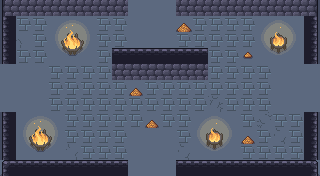

Below is a game level as drawn by its tile map, then a one-line description and the .tmx file that defines it, in full:
An orthogonal 20x11 tile map with 16x16 px tiles, 6 tile layers (ground, dressing, decor, walls, ...), 5 tilesets and 12 objects (6x PROP, 5x ENTRY, CHEST).

<map version="1.10" tiledversion="1.10.2" orientation="orthogonal" renderorder="right-down" width="20" height="11" tilewidth="16" tileheight="16" infinite="0" nextlayerid="8" nextobjectid="13">
 <tileset firstgid="1" name="wall" tilewidth="16" tileheight="16" tilecount="493" columns="17">
  <image source="../../../gfx/tiles/cove/walls_floor.png" width="272" height="464" />
 </tileset>
 <tileset firstgid="494" name="cracks" tilewidth="16" tileheight="16" tilecount="120" columns="8">
  <image source="../../../gfx/tiles/cove/cracks_floor.png" width="128" height="240" />
 </tileset>
 <tileset firstgid="614" name="wallcracks" tilewidth="16" tileheight="16" tilecount="256" columns="8">
  <image source="../../../gfx/tiles/cove/cracks_walls.png" width="128" height="512" />
 </tileset>
 <tileset firstgid="870" name="objects" tilewidth="16" tileheight="16" tilecount="216" columns="24">
  <image source="../../../gfx/tiles/cove/objects.png" width="384" height="144" />
 </tileset>
 <tileset firstgid="1086" name="fire" tilewidth="16" tileheight="16" tilecount="198" columns="11">
  <image source="../../../gfx/tiles/cove/fire.png" width="176" height="288" />
  <tile id="0">
   <animation>
    <frame tileid="0" duration="150" />
    <frame tileid="33" duration="150" />
    <frame tileid="66" duration="150" />
    <frame tileid="99" duration="150" />
    <frame tileid="132" duration="150" />
    <frame tileid="165" duration="150" />
   </animation>
  </tile>
  <tile id="1">
   <animation>
    <frame tileid="1" duration="150" />
    <frame tileid="34" duration="150" />
    <frame tileid="67" duration="150" />
    <frame tileid="100" duration="150" />
    <frame tileid="133" duration="150" />
    <frame tileid="166" duration="150" />
   </animation>
  </tile>
  <tile id="2">
   <animation>
    <frame tileid="2" duration="150" />
    <frame tileid="35" duration="150" />
    <frame tileid="68" duration="150" />
    <frame tileid="101" duration="150" />
    <frame tileid="134" duration="150" />
    <frame tileid="167" duration="150" />
   </animation>
  </tile>
  <tile id="3">
   <animation>
    <frame tileid="3" duration="150" />
    <frame tileid="36" duration="150" />
    <frame tileid="69" duration="150" />
    <frame tileid="102" duration="150" />
    <frame tileid="135" duration="150" />
    <frame tileid="168" duration="150" />
   </animation>
  </tile>
  <tile id="4">
   <animation>
    <frame tileid="4" duration="150" />
    <frame tileid="37" duration="150" />
    <frame tileid="70" duration="150" />
    <frame tileid="103" duration="150" />
    <frame tileid="136" duration="150" />
    <frame tileid="169" duration="150" />
   </animation>
  </tile>
  <tile id="5">
   <animation>
    <frame tileid="5" duration="150" />
    <frame tileid="38" duration="150" />
    <frame tileid="71" duration="150" />
    <frame tileid="104" duration="150" />
    <frame tileid="137" duration="150" />
    <frame tileid="170" duration="150" />
   </animation>
  </tile>
  <tile id="6">
   <animation>
    <frame tileid="6" duration="150" />
    <frame tileid="39" duration="150" />
    <frame tileid="72" duration="150" />
    <frame tileid="105" duration="150" />
    <frame tileid="138" duration="150" />
    <frame tileid="171" duration="150" />
   </animation>
  </tile>
  <tile id="7">
   <animation>
    <frame tileid="7" duration="150" />
    <frame tileid="40" duration="150" />
    <frame tileid="73" duration="150" />
    <frame tileid="106" duration="150" />
    <frame tileid="139" duration="150" />
    <frame tileid="172" duration="150" />
   </animation>
  </tile>
  <tile id="8">
   <animation>
    <frame tileid="8" duration="150" />
    <frame tileid="41" duration="150" />
    <frame tileid="74" duration="150" />
    <frame tileid="107" duration="150" />
    <frame tileid="140" duration="150" />
    <frame tileid="173" duration="150" />
   </animation>
  </tile>
  <tile id="9">
   <animation>
    <frame tileid="9" duration="150" />
    <frame tileid="42" duration="150" />
    <frame tileid="75" duration="150" />
    <frame tileid="108" duration="150" />
    <frame tileid="141" duration="150" />
    <frame tileid="174" duration="150" />
   </animation>
  </tile>
  <tile id="10">
   <animation>
    <frame tileid="10" duration="150" />
    <frame tileid="43" duration="150" />
    <frame tileid="76" duration="150" />
    <frame tileid="109" duration="150" />
    <frame tileid="142" duration="150" />
    <frame tileid="175" duration="150" />
   </animation>
  </tile>
  <tile id="11">
   <animation>
    <frame tileid="11" duration="150" />
    <frame tileid="44" duration="150" />
    <frame tileid="77" duration="150" />
    <frame tileid="110" duration="150" />
    <frame tileid="143" duration="150" />
    <frame tileid="176" duration="150" />
   </animation>
  </tile>
  <tile id="12">
   <animation>
    <frame tileid="12" duration="150" />
    <frame tileid="45" duration="150" />
    <frame tileid="78" duration="150" />
    <frame tileid="111" duration="150" />
    <frame tileid="144" duration="150" />
    <frame tileid="177" duration="150" />
   </animation>
  </tile>
  <tile id="13">
   <animation>
    <frame tileid="13" duration="150" />
    <frame tileid="46" duration="150" />
    <frame tileid="79" duration="150" />
    <frame tileid="112" duration="150" />
    <frame tileid="145" duration="150" />
    <frame tileid="178" duration="150" />
   </animation>
  </tile>
  <tile id="14">
   <animation>
    <frame tileid="14" duration="150" />
    <frame tileid="47" duration="150" />
    <frame tileid="80" duration="150" />
    <frame tileid="113" duration="150" />
    <frame tileid="146" duration="150" />
    <frame tileid="179" duration="150" />
   </animation>
  </tile>
  <tile id="15">
   <animation>
    <frame tileid="15" duration="150" />
    <frame tileid="48" duration="150" />
    <frame tileid="81" duration="150" />
    <frame tileid="114" duration="150" />
    <frame tileid="147" duration="150" />
    <frame tileid="180" duration="150" />
   </animation>
  </tile>
  <tile id="16">
   <animation>
    <frame tileid="16" duration="150" />
    <frame tileid="49" duration="150" />
    <frame tileid="82" duration="150" />
    <frame tileid="115" duration="150" />
    <frame tileid="148" duration="150" />
    <frame tileid="181" duration="150" />
   </animation>
  </tile>
  <tile id="17">
   <animation>
    <frame tileid="17" duration="150" />
    <frame tileid="50" duration="150" />
    <frame tileid="83" duration="150" />
    <frame tileid="116" duration="150" />
    <frame tileid="149" duration="150" />
    <frame tileid="182" duration="150" />
   </animation>
  </tile>
  <tile id="18">
   <animation>
    <frame tileid="18" duration="150" />
    <frame tileid="51" duration="150" />
    <frame tileid="84" duration="150" />
    <frame tileid="117" duration="150" />
    <frame tileid="150" duration="150" />
    <frame tileid="183" duration="150" />
   </animation>
  </tile>
  <tile id="19">
   <animation>
    <frame tileid="19" duration="150" />
    <frame tileid="52" duration="150" />
    <frame tileid="85" duration="150" />
    <frame tileid="118" duration="150" />
    <frame tileid="151" duration="150" />
    <frame tileid="184" duration="150" />
   </animation>
  </tile>
  <tile id="20">
   <animation>
    <frame tileid="20" duration="150" />
    <frame tileid="53" duration="150" />
    <frame tileid="86" duration="150" />
    <frame tileid="119" duration="150" />
    <frame tileid="152" duration="150" />
    <frame tileid="185" duration="150" />
   </animation>
  </tile>
  <tile id="21">
   <animation>
    <frame tileid="21" duration="150" />
    <frame tileid="54" duration="150" />
    <frame tileid="87" duration="150" />
    <frame tileid="120" duration="150" />
    <frame tileid="153" duration="150" />
    <frame tileid="186" duration="150" />
   </animation>
  </tile>
  <tile id="22">
   <animation>
    <frame tileid="22" duration="150" />
    <frame tileid="55" duration="150" />
    <frame tileid="88" duration="150" />
    <frame tileid="121" duration="150" />
    <frame tileid="154" duration="150" />
    <frame tileid="187" duration="150" />
   </animation>
  </tile>
  <tile id="23">
   <animation>
    <frame tileid="23" duration="150" />
    <frame tileid="56" duration="150" />
    <frame tileid="89" duration="150" />
    <frame tileid="122" duration="150" />
    <frame tileid="155" duration="150" />
    <frame tileid="188" duration="150" />
   </animation>
  </tile>
  <tile id="24">
   <animation>
    <frame tileid="24" duration="150" />
    <frame tileid="57" duration="150" />
    <frame tileid="90" duration="150" />
    <frame tileid="123" duration="150" />
    <frame tileid="156" duration="150" />
    <frame tileid="189" duration="150" />
   </animation>
  </tile>
  <tile id="25">
   <animation>
    <frame tileid="25" duration="150" />
    <frame tileid="58" duration="150" />
    <frame tileid="91" duration="150" />
    <frame tileid="124" duration="150" />
    <frame tileid="157" duration="150" />
    <frame tileid="190" duration="150" />
   </animation>
  </tile>
  <tile id="26">
   <animation>
    <frame tileid="26" duration="150" />
    <frame tileid="59" duration="150" />
    <frame tileid="92" duration="150" />
    <frame tileid="125" duration="150" />
    <frame tileid="158" duration="150" />
    <frame tileid="191" duration="150" />
   </animation>
  </tile>
  <tile id="27">
   <animation>
    <frame tileid="27" duration="150" />
    <frame tileid="60" duration="150" />
    <frame tileid="93" duration="150" />
    <frame tileid="126" duration="150" />
    <frame tileid="159" duration="150" />
    <frame tileid="192" duration="150" />
   </animation>
  </tile>
  <tile id="28">
   <animation>
    <frame tileid="28" duration="150" />
    <frame tileid="61" duration="150" />
    <frame tileid="94" duration="150" />
    <frame tileid="127" duration="150" />
    <frame tileid="160" duration="150" />
    <frame tileid="193" duration="150" />
   </animation>
  </tile>
  <tile id="29">
   <animation>
    <frame tileid="29" duration="150" />
    <frame tileid="62" duration="150" />
    <frame tileid="95" duration="150" />
    <frame tileid="128" duration="150" />
    <frame tileid="161" duration="150" />
    <frame tileid="194" duration="150" />
   </animation>
  </tile>
  <tile id="30">
   <animation>
    <frame tileid="30" duration="150" />
    <frame tileid="63" duration="150" />
    <frame tileid="96" duration="150" />
    <frame tileid="129" duration="150" />
    <frame tileid="162" duration="150" />
    <frame tileid="195" duration="150" />
   </animation>
  </tile>
  <tile id="31">
   <animation>
    <frame tileid="31" duration="150" />
    <frame tileid="64" duration="150" />
    <frame tileid="97" duration="150" />
    <frame tileid="130" duration="150" />
    <frame tileid="163" duration="150" />
    <frame tileid="196" duration="150" />
   </animation>
  </tile>
  <tile id="32">
   <animation>
    <frame tileid="32" duration="150" />
    <frame tileid="65" duration="150" />
    <frame tileid="98" duration="150" />
    <frame tileid="131" duration="150" />
    <frame tileid="164" duration="150" />
    <frame tileid="197" duration="150" />
   </animation>
  </tile>
 </tileset>
 <layer id="1" name="ground" width="20" height="11">
  <data encoding="csv">
251,251,251,251,251,251,251,251,251,251,251,251,251,251,251,251,251,251,251,251,
251,251,251,251,251,251,251,251,251,251,251,251,251,251,251,251,251,251,251,251,
251,251,251,251,251,251,251,251,251,251,251,251,251,251,251,251,251,251,251,251,
251,251,251,251,251,251,251,251,251,251,251,251,251,251,251,251,251,251,251,251,
251,251,251,251,251,251,251,251,251,251,251,251,251,251,251,251,251,251,251,251,
251,251,251,251,251,251,251,251,251,251,251,251,251,251,251,251,251,251,251,251,
251,251,251,251,251,251,251,251,251,251,251,251,251,251,251,251,251,251,251,251,
251,251,251,251,251,251,251,251,251,251,251,251,251,251,251,251,251,251,251,251,
251,251,251,251,251,251,251,251,251,251,251,251,251,251,251,251,251,251,251,251,
251,251,251,251,251,251,251,251,251,251,251,251,251,251,251,251,251,251,251,251,
251,251,251,251,251,251,251,251,251,251,251,251,251,251,251,251,251,251,251,251
</data>
 </layer>
 <layer id="2" name="dressing" width="20" height="11">
  <data encoding="csv">
0,0,0,0,0,639,0,0,0,0,0,648,658,0,0,0,652,0,0,0,
0,232,232,1091,1092,1093,232,232,0,0,0,909,232,232,232,232,1094,1095,1096,0,
0,595,232,1102,0,1104,232,232,0,0,0,232,232,232,232,232,1105,0,1107,0,
0,232,232,1113,1114,1115,232,0,0,0,0,0,0,232,232,1052,1116,1117,1118,0,
0,0,0,232,232,232,232,0,0,0,0,0,0,232,232,232,232,0,0,0,
0,0,0,232,232,232,232,232,910,232,232,232,232,232,232,232,232,0,0,0,
0,0,0,232,232,232,232,232,232,232,232,232,232,608,232,232,232,0,0,0,
0,1091,1092,1093,232,232,232,232,232,910,232,232,1094,1095,1096,232,609,232,232,0,
0,1102,0,1104,232,232,232,232,0,0,0,232,1105,0,1107,910,232,606,232,0,
0,1113,1114,1115,610,232,232,232,0,0,0,606,1116,1117,1118,232,232,232,232,0,
0,0,0,0,0,0,0,0,0,0,0,0,0,0,0,0,0,0,0,0
</data>
 </layer>
 <layer id="3" name="decor" width="20" height="11">
  <data encoding="csv">
0,0,0,0,0,0,0,0,0,0,0,0,0,0,0,0,0,0,0,0,
0,0,0,0,0,0,0,0,0,0,0,0,0,0,0,0,0,0,0,0,
0,0,0,0,0,0,0,0,0,0,0,0,0,0,0,0,0,0,0,0,
0,0,0,0,0,0,0,0,0,0,0,0,0,0,0,0,0,0,0,0,
0,0,0,0,0,0,0,0,0,0,0,0,0,0,0,0,0,0,0,0,
0,0,0,0,0,0,0,0,0,0,0,0,0,0,0,0,0,0,0,0,
0,0,0,0,0,0,0,0,0,0,0,0,0,0,0,0,0,0,0,0,
0,0,0,0,0,0,0,0,0,0,0,0,0,0,0,0,0,0,0,0,
0,0,0,0,0,0,0,0,0,0,0,0,0,0,0,0,0,0,0,0,
0,0,0,0,0,0,0,0,0,0,0,0,0,0,0,0,0,0,0,0,
0,0,0,0,0,0,0,0,0,0,0,0,0,0,0,0,0,0,0,0
</data>
 </layer>
 <layer id="4" name="walls" width="20" height="11">
  <data encoding="csv">
70,71,71,71,71,71,71,71,0,0,0,71,71,71,71,71,71,71,71,72,
36,0,0,0,0,0,0,0,0,0,0,0,0,0,0,0,0,0,0,38,
36,0,0,0,0,0,0,0,0,0,0,0,0,0,0,0,0,0,0,38,
36,0,0,0,0,0,0,0,0,0,0,0,0,0,0,0,0,0,0,38,
0,0,0,0,0,0,0,0,0,0,0,0,0,0,0,0,0,0,0,0,
0,0,0,0,0,0,0,0,0,0,0,0,0,0,0,0,0,0,0,0,
0,0,0,0,0,0,0,0,0,0,0,0,0,0,0,0,0,0,0,0,
36,0,0,0,0,0,0,0,0,0,0,0,0,0,0,0,0,0,0,38,
36,0,0,0,0,0,0,0,0,0,0,0,0,0,0,0,0,0,0,38,
36,0,0,0,0,0,0,0,0,0,0,0,0,0,0,0,0,0,0,38,
19,20,20,20,20,20,20,20,0,0,0,20,20,20,20,20,20,20,20,21
</data>
 </layer>
 <layer id="5" name="props" width="20" height="11">
  <data encoding="csv">
0,0,0,0,0,0,0,0,0,0,0,0,0,0,0,0,0,0,0,0,
0,0,0,0,0,0,0,0,0,0,0,0,0,0,0,0,0,0,0,0,
0,0,0,0,1103,0,0,0,0,0,0,0,0,0,0,0,0,1106,0,0,
0,0,0,0,0,0,0,20,20,20,20,20,20,0,0,0,0,0,0,0,
0,0,0,0,0,0,0,71,71,71,71,71,71,0,0,0,0,0,0,0,
0,0,0,0,0,0,0,0,0,0,0,0,0,0,0,0,0,0,0,0,
0,0,0,0,0,0,0,0,0,0,0,0,0,0,0,0,0,0,0,0,
0,0,0,0,0,0,0,0,0,0,0,0,0,0,0,0,0,0,0,0,
0,0,1103,0,0,0,0,0,0,0,0,0,0,1106,0,0,0,0,0,0,
0,0,0,0,0,0,0,0,0,0,0,0,0,0,0,0,0,0,0,0,
0,0,0,0,0,0,0,0,0,0,0,0,0,0,0,0,0,0,0,0
</data>
 </layer>
 <layer id="6" name="overhead" width="20" height="11">
  <data encoding="csv">
0,0,0,0,0,0,0,0,0,0,0,0,0,0,0,0,0,0,0,0,
0,0,0,0,0,0,0,0,0,0,0,0,0,0,0,0,0,0,0,0,
0,0,0,0,0,0,0,0,0,0,0,0,0,0,0,0,0,0,0,0,
0,0,0,0,0,0,0,0,0,0,0,0,0,0,0,0,0,0,0,0,
0,0,0,0,0,0,0,0,0,0,0,0,0,0,0,0,0,0,0,0,
0,0,0,0,0,0,0,0,0,0,0,0,0,0,0,0,0,0,0,0,
0,0,0,0,0,0,0,0,0,0,0,0,0,0,0,0,0,0,0,0,
0,0,0,0,0,0,0,0,0,0,0,0,0,0,0,0,0,0,0,0,
0,0,0,0,0,0,0,0,0,0,0,0,0,0,0,0,0,0,0,0,
0,0,0,0,0,0,0,0,0,0,0,0,0,0,0,0,0,0,0,0,
0,0,0,0,0,0,0,0,0,0,0,0,0,0,0,0,0,0,0,0
</data>
 </layer>
 <objectgroup id="7" name="spawns">
  <object id="1" name="UP" type="ENTRY" x="152" y="24" />
  <object id="2" name="DOWN" type="ENTRY" x="152" y="152" />
  <object id="3" name="LEFT" type="ENTRY" x="24" y="88" />
  <object id="4" name="RIGHT" type="ENTRY" x="296" y="88" />
  <object id="5" name="" type="ENTRY" x="168" y="88" />
  <object id="6" name="locked" type="CHEST" x="152" y="88" />
  <object id="7" name="torch" type="PROP" x="56" y="168" />
  <object id="8" name="torch" type="PROP" x="264" y="168" />
  <object id="9" name="torch" type="PROP" x="8" y="136" />
  <object id="10" name="torch" type="PROP" x="312" y="136" />
  <object id="11" name="banner" type="PROP" x="120" y="168" />
  <object id="12" name="banner" type="PROP" x="200" y="168" />
 </objectgroup>
</map>
